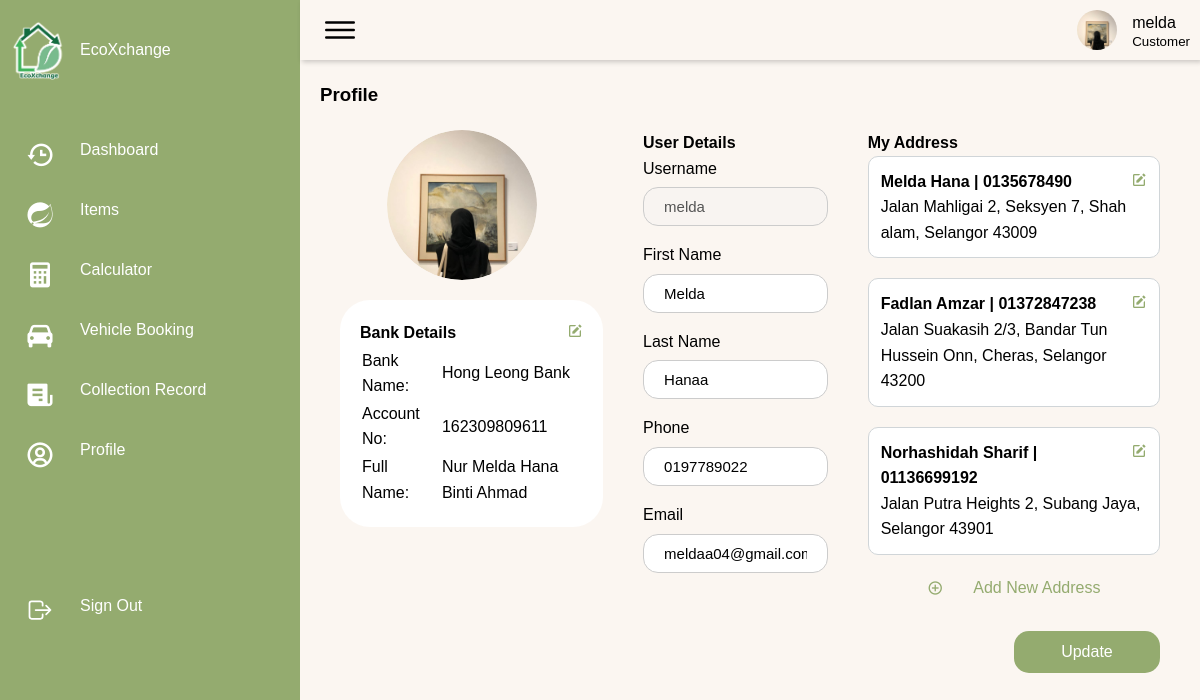
Screenshot of /EcoXchange/pages/profile-2.php (signed in) with the database file from the repository.
### tables this page shows
CREATE TABLE `customer` (
  `cust_ID` varchar(10) NOT NULL,
  `cust_username` varchar(20) NOT NULL,
  `cust_password` varchar(128) NOT NULL,
  `cust_first_name` varchar(30) DEFAULT NULL,
  `cust_last_name` varchar(30) DEFAULT NULL,
  `cust_contact_no` varchar(12) DEFAULT NULL,
  `cust_email` varchar(30) NOT NULL,
  `cust_pict` varchar(255) NOT NULL,
  `bank_id` varchar(10) DEFAULT NULL
);

CREATE TABLE `bank_details` (
  `bank_id` varchar(10) NOT NULL,
  `bank_name` varchar(50) DEFAULT NULL,
  `bank_acc_no` varchar(20) DEFAULT NULL,
  `bank_full_name` varchar(70) DEFAULT NULL
);

CREATE TABLE `address` (
  `address_ID` varchar(10) NOT NULL,
  `Name` varchar(30) NOT NULL,
  `Contact` varchar(13) NOT NULL,
  `house_no` varchar(10) NOT NULL,
  `street_name` varchar(70) NOT NULL,
  `city` varchar(70) NOT NULL,
  `postcode` int(11) NOT NULL,
  `state` varchar(20) NOT NULL,
  `cust_ID` varchar(10) NOT NULL
);

### EcoXchange/includes/fetchUserData.php (called while the page is built, shortened)
<?php
include("dbconn.php");
$username = $_SESSION['username'];
$role = $_SESSION['role'];
if ($role === 'Staff') {
    $sql = "SELECT * FROM staff WHERE staff_username = '$username'";
} elseif ($role === 'Customer') {
    $sql = "SELECT * FROM customer WHERE cust_username = '$username'";
} else {
    header("Location: ../pages/Login.php");
    exit();
}
$query = mysqli_query($dbconn, $sql) or die("Error: " . mysqli_error($dbconn));
$user = mysqli_fetch_assoc($query);
$id = $user["staff_ID"] ?? $user["cust_ID"];
$name = $user["staff_username"] ?? $user["cust_username"];
$first = $user["staff_first_name"] ?? $user["cust_first_name"];
$last = $user["staff_last_name"] ?? $user["cust_last_name"];
$contact = $user["staff_contact_no"] ?? $user["cust_contact_no"];
$email = $user["staff_email"] ?? $user["cust_email"];
$image = $user["staff_pict"] ?? $user["cust_pict"];
?>

### EcoXchange/pages/profile-2.php (the view, shortened to what this page needs)
<?php
include('../includes/dbconn.php');
include('../includes/fetchUserData.php');
$sql = "SELECT * FROM customer c JOIN bank_details b ON c.bank_id = b.bank_id HAVING c.cust_ID = ?";
$stmt = mysqli_prepare($dbconn, $sql);
mysqli_stmt_bind_param($stmt, 's', $id);
mysqli_stmt_execute($stmt);
$query = mysqli_stmt_get_result($stmt);
$row = mysqli_num_rows($query);
if (mysqli_num_rows($query) > 0) {
    $row = mysqli_fetch_assoc($query);
    $bankname = $row["bank_name"];
    $bankacc = $row["bank_acc_no"];
    $bankfullname = $row["bank_full_name"];
} else {
    echo "No data found for the given customer ID.";
}
?>
<!DOCTYPE html>
<html lang="en">
<head>
    <link href="https://unpkg.com/boxicons@2.0.7/css/boxicons.min.css" rel="stylesheet" />
    <link rel="stylesheet" href="../style/profile-2.css">
    <link rel="stylesheet" href="../style/alert.css">
</head>
<body>
    <div class="container">
        <?php include('sidebar-2.php'); ?>
        <div class="main">
            <?php include('header.php'); ?>
            <div class="content">
                <div class="nav-title"><h3>Profile</h3></div>
                <div class="details">
                    <div class="column1">
                    <form action="../includes/process.php" method="post" enctype="multipart/form-data">
                        <div class="profile">
                            <label for="profile-picture" class="avatar">
                                <img src="<?php echo $image ?>" alt="Avatar" class="avatar" id="avatar">
                            </label>
                        </div>
                        <div class="bankdata">
                            <div class="topbarprof">
                                <div class="nav-title"><h4>Bank Details</h4></div>
                                <div><a href="editBank.php?bank_id=<?php echo htmlspecialchars($row['bank_id'], ENT_QUOTES, 'UTF-8'); ?>" class="linkEdit"><i class='bx bxs-edit'></i></a></div>
                            </div>
                            <table>
                                <tr>
                                    <td class="labelb">Bank Name:</td>
                                    <td class="info" id="bank-name"><?php echo $bankname ?></td>
                                </tr>
                                <tr>
                                    <td class="labelb">Account No:</td>
                                    <td class="info" id="bank-acc-no"><?php echo $bankacc ?></td>
                                </tr>
                                <tr>
                                    <td class="labelb">Full Name:</td>
                                    <td class="info" id="bank-full-name"><?php echo $bankfullname ?></td>
                                </tr>
                            </table>
                        </div>
                    </div>
                        <div class="userdata">
                            <div class="nav-title"><h4>User Details</h4></div>
                            <label for="uname">Username</label>
                            <input type="text" id="uname" name="username" value="<?php echo $name ?>" disabled>
                            <label for="fname">First Name</label>
                            <input type="text" id="fname" name="firstname" <?php if($first == "") {echo 'placeholder="Enter First Name"';} else {echo 'value="' . $first . '"';} ?>>
                            <label for="lname">Last Name</label>
                            <input type="text" id="lname" name="lastname" <?php if($last == "") {echo 'placeholder="Enter Last Name"';} else {echo 'value="' . $last . '"';} ?>>
                            <label for="nphone">Phone</label>
                            <input type="text" id="nphone" name="nophone" <?php if($contact == "") {echo 'placeholder="Enter Phone Number"';} else {echo 'value="' . $contact . '"';} ?>>
                            <label for="aemail">Email</label>
                            <input type="text" id="aemail" name="addemail" value="<?php echo $email ?>">
                        </div>
                        <div class="addrdata">
                            <div class="nav-title"><h4>My Address</h4></div>
                            <?php
                                 $sql_address = "SELECT * FROM address WHERE cust_ID = '$id'";
                                 $query_address = mysqli_query($dbconn, $sql_address) or die("Error fetching addresses: " . mysqli_error($dbconn));
                                 if (mysqli_num_rows($query_address) > 0) {
                                    while ($row = mysqli_fetch_assoc($query_address)) {
                                        $addr_id = "{$row['address_ID']}";
                                        $addr_name= "{$row['Name']}";
                                        $addr_contact = "{$row['Contact']}";
                                        $full_address = "{$row['street_name']}, {$row['city']}, {$row['state']} {$row['postcode']}";
                            ?>
                                        <div class="inpbox addr">
                                            <div class="txtAddress">
                                                <div class="topbarprof">
                                                    <h4 class="pic"> <?php echo $addr_name ?> | <?php echo $addr_contact ?></h4>
                                                    <div><a href="editAddr.php?addr_ID=<?php echo htmlspecialchars($addr_id, ENT_QUOTES, 'UTF-8'); ?>" class="linkEdit"><i class='bx bxs-edit'></i></a></div>
                                                </div>
                                              <p class="address"> <?php echo $full_address ?><p>
                                            </div>
                                        </div>
                            <?php
                                    }
                                } else {
                                    echo "<p>No addresses found</p>";
                                }
                            ?>
                            <a href="addAddr.php" class="btnAdd">
                                <i class='bx bx-plus-circle'></i>
                                <p>Add New Address</p>
                            </a>
                        </div>
                        <div>
                        </div>
                        <div>
                        </div>
                        <div class="inp">
                            <input type="submit" value="Update">
                        </div>
                  </div>
              </div>
            </div>
        </div>
</body>
</html>

### EcoXchange/pages/header.php
<div class="topbar">
    <div class="toggle">
        <ion-icon name="menu-outline"></ion-icon>
    </div>
    <div class="user">
        <img src="<?php echo $image; ?>" alt="">
        <div class="info">
            <p><?php echo $name; ?></p>
            <small><?php echo $role; ?></small>
        </div>
    </div>
</div>

### EcoXchange/style/profile-2.css (style rules this page uses)
.details { position: relative; width: 100%; padding: 20px ; display: grid; grid-template-columns: 0.9fr 0.7fr 1fr; grid-gap: 30px; }
.profile { display: flex; justify-content: center; align-items: center; }
.bankdata { margin-top: 20px; background-color: var(--white-color); padding: 20px; border-radius: 30px; }
.inp { display: flex; justify-content: flex-end; }
.userdata { padding: 0 10px; }
input[type=text], select, textarea { width: 100%; padding: 10px 20px; border: 1px solid #ccc; border-radius: 15px; margin-top: 6px; margin-bottom: 16px; resize: vertical; font-size: 15px; }
input[type=submit] { background-color: var(--primary-color); color: white; width: 50%; padding: 12px 20px; border: none; cursor: pointer; border-radius: 15px; font-size: 16px; }
.avatar { position: relative; width: 100px; height: 100px; border-radius: 50%; overflow: hidden; margin-right: 20px; cursor: pointer; }
.avatar img { width: 100%; height: 100%; object-fit: cover; }
.avatar { vertical-align: middle; width: 150px; height: 150px; border-radius: 150%; }
.inpbox { margin-bottom: 20px; padding: 12px 12px; box-sizing: border-box; border: 1px solid #d0d5d8; background-color: var(--white-color); border-radius: 10px; }
.labelb { padding-right: 10px; }
.linkEdit { color: var(--primary-color); }
.topbarprof { display: flex; justify-content: space-between; }
.btnAdd { display: flex; justify-content: center; align-items: center; gap:30px; color: var(--primary-color); }

### EcoXchange/style/SidebarUser.css (style rules this page uses)
* { font-family: "Ubuntu", sans-serif; margin: 0; padding: 0; box-sizing: border-box; }
body { min-height: 100vh; overflow-x: hidden; }
.container { position: relative; width: 100%; }
.main { position: absolute; width: calc(100% - 300px); left: 300px; min-height: 100vh; background: var(--background-color); transition: 0.5s; }
.topbar { width: 100%; height: 60px; display: flex; justify-content: space-between; align-items: center; padding: 0 10px; box-shadow: 2px 2px 5px rgba(0, 0, 0, 0.2); }
.toggle { position: relative; width: 60px; height: 60px; display: flex; justify-content: center; align-items: center; font-size: 2.5rem; cursor: pointer; }
.user { position: relative; display: flex; }
.user img { width: 40px; height: 40px; object-fit: cover; border-radius: 50%; cursor: pointer; }
.user .info { margin-left: 15px; height: 40px; }
.user p { margin-bottom: -8px; }
.user small { margin-top: -8px; }
.content { padding:20px; }

### EcoXchange/style/style.css (style rules this page uses)
:root { --background-color: #FBF6F1; --primary-color: #94AB6F; --dark-prim-color: #849B60; --secondary-color: #136B40; --white-color: #fff; --dark-color: #353535; --black-color: black; --text-grey: grey; --body-font: "Poppins", sans-serif, "Martel"; --biggest-font-size: 4.5rem; --h1-font-size: 2.5rem; --h2-font-size: 1.5rem; --h3-font-size: 1.25rem; --normal-font-size: 1rem; --small-font-size: 0.875rem; --smaller-font-size: 0.813rem; --font-medium: 400; --font-semi-bold: 600; --font-bold: 700; --mb-1: 0.5rem; --mb-2: 1rem; --mb-3: 1.5rem; --mb-4: 2rem; --mb-5: 2.5rem; --mb-6: 3rem; --z-normal: 1; --z-tooltip: 10; --z-fixed: 100; --screen-size: 80vh; --padding-size: 4rem 0 2rem; }
html { scroll-behavior: smooth; }
* { text-decoration: none; list-style: none; }
body { margin: var(--header-height) 0 0 0; font-family: var(--body-font); font-size: var(--normal-font-size); font-weight: var(--font-medium); background-color: var(--background-color); line-height: 1.6; }

### rows the page displays
customer: cust_pict (picture), cust_username "melda", bank.bank_name "Hong Leong Bank", bank.bank_acc_no "162309809611", bank.bank_full_name "Nur Melda Hana Binti Ahmad", username "melda", firstname "Melda", lastname "Hanaa", nophone "0197789022", addemail "meldaa04@gmail.com"
address: Name "Melda Hana", Contact "0135678490", full_address "Jalan Mahligai 2, Seksyen 7, Shah alam, Selangor 43009"
address: Name "Fadlan Amzar", Contact "01372847238", full_address "Jalan Suakasih 2/3, Bandar Tun Hussein Onn, Cheras, Selangor 43200"
address: Name "Norhashidah Sharif", Contact "01136699192", full_address "Jalan Putra Heights 2, Subang Jaya, Selangor 43901"

### other values shown
$role "Customer"
